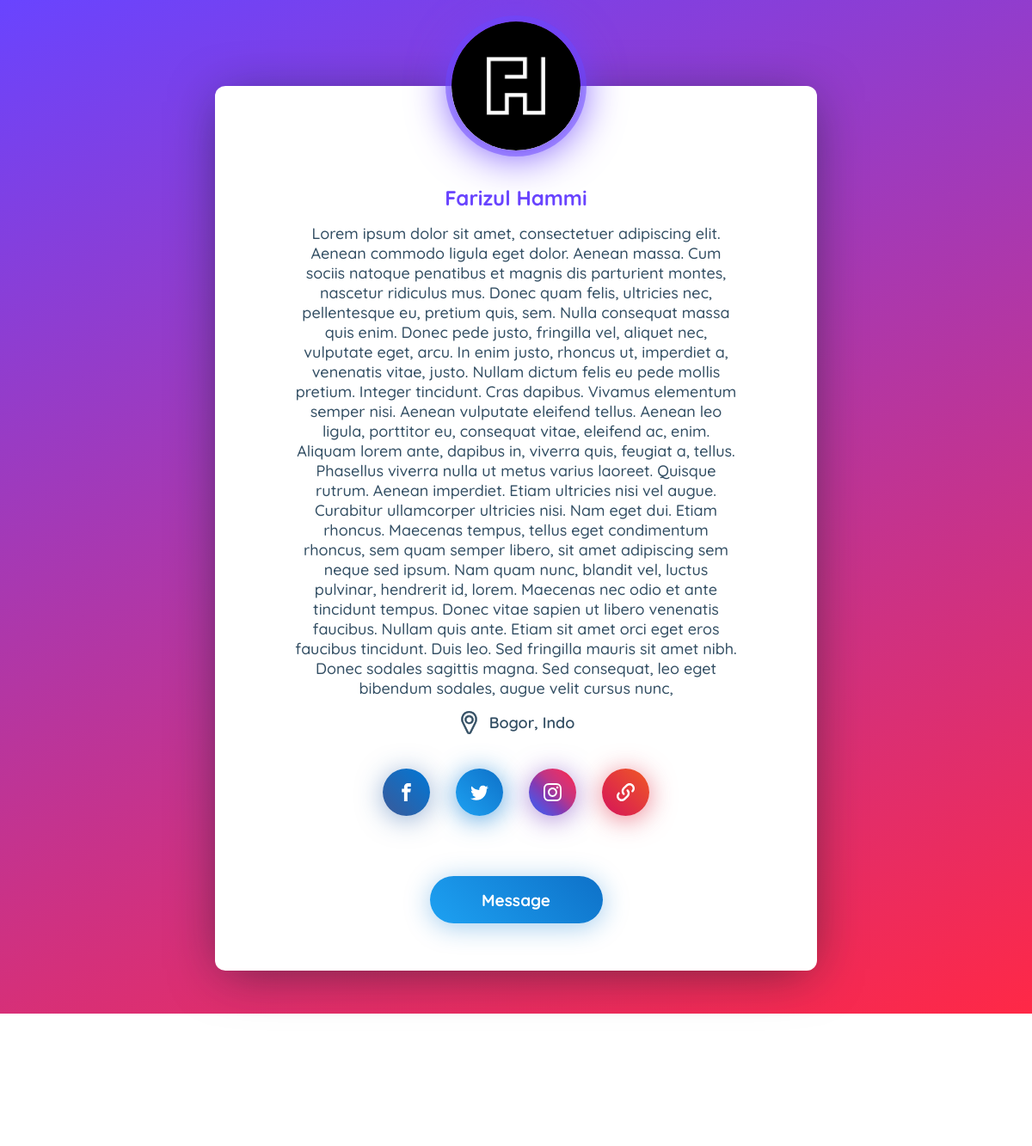
The page / on the database its author committed.
### tables this page shows
CREATE TABLE `data` (
  `id` int(11) NOT NULL,
  `nama` varchar(55) NOT NULL,
  `image` varchar(20) NOT NULL,
  `descr` varchar(2000) NOT NULL,
  `lokasi` varchar(55) NOT NULL,
  `fb_link` varchar(50) NOT NULL,
  `ig_link` varchar(50) NOT NULL,
  `tw_link` varchar(50) NOT NULL,
  `web_link` varchar(50) NOT NULL
);

### config.php (called while the page is built, shortened)
<?php
class Database{
   protected $host = "localhost",
             $uname = "root",
             $pass = "",
             $dbname = "profile_card";
   protected $koneksi;
function __construct()
{
    $this->koneksi = mysqli_connect($this->host, $this->uname, $this->pass, $this->dbname);
}
function getData()
{
    $qry = mysqli_query($this->koneksi,"SELECT * FROM data");
    return mysqli_fetch_array($qry);
}
}
$db = new Database();

### index.php (the view, shortened to what this page needs)
<?php
require('config.php');
$data = $db->getData();
require('header.php');
?>
    <div class="profile-card__cnt js-profile-cnt">
      <div class="profile-card__name"><?= $data['nama']; ?></div>
      <div class="profile-card__txt"><?= $data['descr']; ?></div>
      <div class="profile-card-loc">
        <span class="profile-card-loc__icon">
          <svg class="icon"><use xlink:href="#icon-location"></use></svg>
        </span>
        <span class="profile-card-loc__txt">
          <?= $data['lokasi']; ?>
        </span>
      </div>
      <div class="profile-card-social">
        <a href="<?= $data['fb_link'];?>" class="profile-card-social__item facebook" target="_blank">
          <span class="icon-font">
              <svg class="icon"><use xlink:href="#icon-facebook"></use></svg>
          </span>
        </a>
        <a href="<?= $data['tw_link'];?>" class="profile-card-social__item twitter" target="_blank">
          <span class="icon-font">
              <svg class="icon"><use xlink:href="#icon-twitter"></use></svg>
          </span>
        </a>
        <a href="<?= $data['ig_link'];?>" class="profile-card-social__item instagram" target="_blank">
          <span class="icon-font">
              <svg class="icon"><use xlink:href="#icon-instagram"></use></svg>
          </span>
        </a>
        <a href="<?= $data['web_link'];?>" class="profile-card-social__item link" target="_blank">
          <span class="icon-font">
              <svg class="icon"><use xlink:href="#icon-link"></use></svg>
          </span>
        </a>
      </div>
      <div class="profile-card-ctr">
        <button class="profile-card__button button--blue js-message-btn">Message</button>
      </div>
    </div>
  </div>
</div>
</body>
</html>

### header.php (shortened to what this page needs)
<!DOCTYPE html>
<html lang="en" >
<head>
      content="width=device-width, user-scalable=no, initial-scale=1.0, maximum-scale=1.0, minimum-scale=1.0"><link rel="stylesheet" href="https://cdnjs.cloudflare.com/ajax/libs/normalize/5.0.0/normalize.min.css">
<link rel="stylesheet" href="assets/style.css">
</head>
<body>
<div class="wrapper">
<div class="profile-card js-profile-card">
    <div class="profile-card__img">
      <img src="img/profile.jpg" alt="profile card">
    </div>

### assets/style.css (style rules this page uses)
html { position: relative; overflow-x: hidden !important; }
* { box-sizing: border-box; }
body { font-family: 'Quicksand', sans-serif; color: #324e63; margin: 0; }
a, a:hover { text-decoration: none; }
.icon { display: inline-block; width: 1em; height: 1em; stroke-width: 0; stroke: currentColor; fill: currentColor; }
.wrapper { width: 100%; width: 100%; height: auto; min-height: 100vh; padding: 50px 20px; padding-top: 100px; display: flex; background-image: linear-gradient(-20deg, #830e1d 0%, #6944ff 100%); display: flex; background-image: linear-gradient(-20deg, #ff2846 0%, #6944ff 100%); }
.profile-card { width: 100%; min-height: 460px; margin: auto; box-shadow: 0px 8px 60px -10px rgba(13, 28, 39, 0.6); background: #fff; border-radius: 12px; max-width: 700px; position: relative; }
.profile-card__img { width: 150px; height: 150px; margin-left: auto; margin-right: auto; transform: translateY(-50%); border-radius: 50%; overflow: hidden; position: relative; z-index: 4; box-shadow: 0px 5px 50px 0px #6c44fc, 0px 0px 0px 7px rgba(107, 74, 255, 0.5); }
.profile-card__img img { display: block; width: 100%; height: 100%; object-fit: cover; border-radius: 50%; }
.profile-card__cnt { margin-top: -35px; text-align: center; padding: 0 40px; padding-bottom: 40px; transition: all .3s; }
.profile-card__name { font-weight: 700; font-size: 24px; color: #6944ff; margin-bottom: 15px; }
.profile-card__txt { font-size: 18px; font-weight: 500; color: #324e63; margin-bottom: 15px; padding: 0 50px; }
.profile-card-loc { display: flex; justify-content: center; align-items: center; font-size: 18px; font-weight: 600; }
.profile-card-loc__icon { display: inline-flex; font-size: 27px; margin-right: 10px; }
.profile-card-social { margin-top: 25px; display: flex; justify-content: center; align-items: center; flex-wrap: wrap; }
.profile-card-social__item { display: inline-flex; width: 55px; height: 55px; margin: 15px; border-radius: 50%; align-items: center; justify-content: center; color: #fff; background: #405de6; box-shadow: 0px 7px 30px rgba(43, 98, 169, 0.5); position: relative; font-size: 21px; flex-shrink: 0; transition: all .3s; }
.profile-card-social__item.facebook { background: linear-gradient(45deg, #3b5998, #0078d7); box-shadow: 0px 4px 30px rgba(43, 98, 169, 0.5); }
.profile-card-social__item.twitter { background: linear-gradient(45deg, #1da1f2, #0e71c8); box-shadow: 0px 4px 30px rgba(19, 127, 212, 0.7); }
.profile-card-social__item.instagram { background: linear-gradient(45deg, #405de6, #5851db, #833ab4, #c13584, #e1306c, #fd1d1d); box-shadow: 0px 4px 30px rgba(120, 64, 190, 0.6); }
.profile-card-social__item.link { background: linear-gradient(45deg, #d5135a, #f05924); box-shadow: 0px 4px 30px rgba(223, 45, 70, 0.6); }
.profile-card-social .icon-font { display: inline-flex; }
.profile-card-ctr { display: flex; justify-content: center; align-items: center; margin-top: 40px; }
.profile-card__button { background: none; border: none; font-family: 'Quicksand', sans-serif; font-weight: 700; font-size: 19px; margin: 15px 35px; padding: 15px 40px; min-width: 201px; border-radius: 50px; min-height: 55px; color: #fff; cursor: pointer; backface-visibility: hidden; transition: all .3s; }
.profile-card__button:first-child { margin-left: 0; }
.profile-card__button:last-child { margin-right: 0; }
.profile-card__button.button--blue { background: linear-gradient(45deg, #1da1f2, #0e71c8); box-shadow: 0px 4px 30px rgba(19, 127, 212, 0.4); }

### rows shown on the page
data: nama "Farizul Hammi", descr "Lorem ipsum dolor sit amet, consectetuer adipiscing elit. Aenean commodo ligula eget dolor. Aenean massa. Cum sociis natoque penatibus et magnis dis parturient montes, nascetur ridiculus mus. Donec quam felis, ultricies nec, pellentesque eu, pretium quis, sem. Nulla consequat massa quis enim. Donec pede justo, fringilla vel, aliquet nec, vulputate eget, arcu. In enim justo, rhoncus ut, imperdiet a, venenatis vitae, justo. Nullam dictum felis eu pede mollis pretium. Integer tincidunt. Cras dapibus. Vivamus elementum semper nisi. Aenean vulputate eleifend tellus. Aenean leo ligula, porttitor eu, consequat vitae, eleifend ac, enim. Aliquam lorem ante, dapibus in, viverra quis, feugiat a,…", lokasi "Bogor, Indo"
